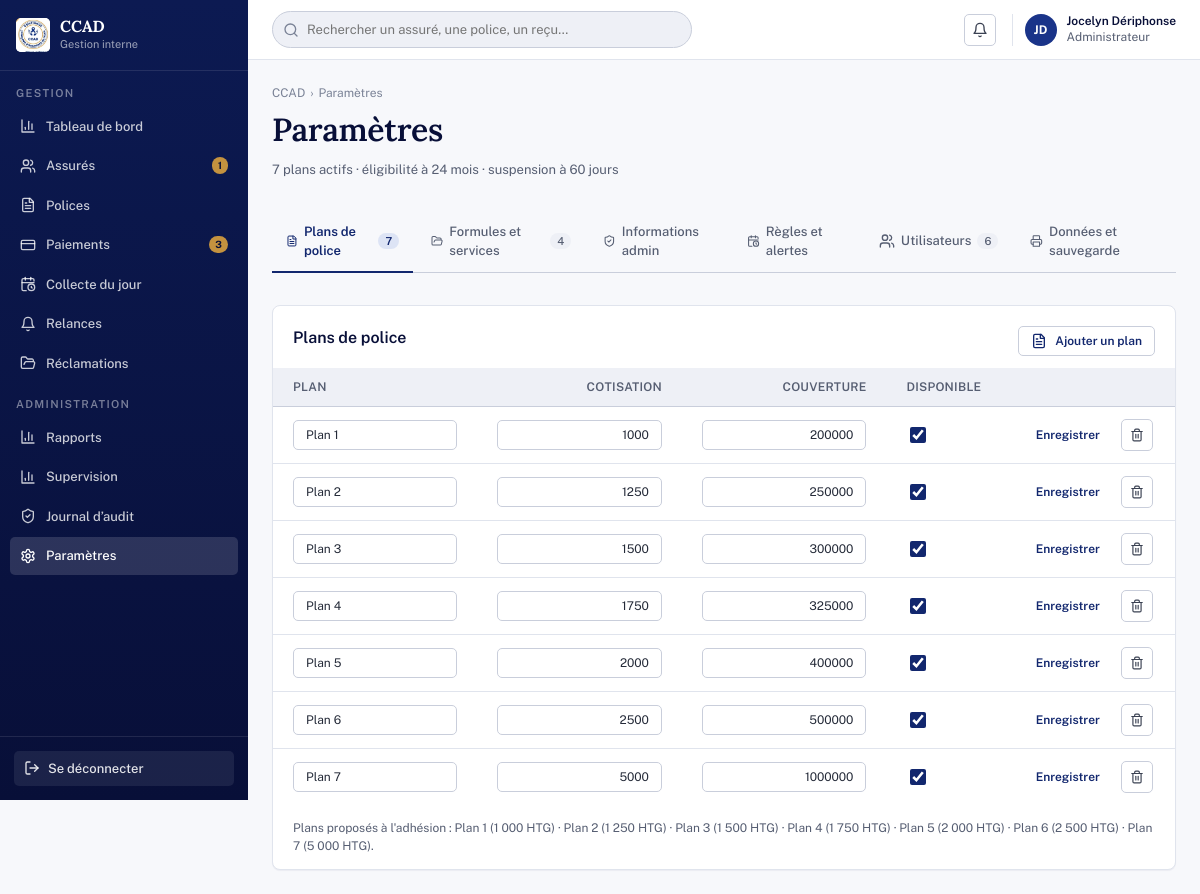
The app's page /parametres.php (signed in) with its own data.
### tables this page shows
CREATE TABLE reglages_regles (
  id                  TINYINT UNSIGNED PRIMARY KEY DEFAULT 1,
  eligibilite_mois    SMALLINT UNSIGNED NOT NULL DEFAULT 24,
  retard_jours        SMALLINT UNSIGNED NOT NULL DEFAULT 30,
  suspension_jours    SMALLINT UNSIGNED NOT NULL DEFAULT 60,
  echeance_jour       TINYINT UNSIGNED NOT NULL DEFAULT 1,
  CONSTRAINT chk_regles_single_row CHECK (id = 1)
);

CREATE TABLE plans (
  id            INT UNSIGNED AUTO_INCREMENT PRIMARY KEY,
  code          VARCHAR(20) NOT NULL UNIQUE,
  nom           VARCHAR(60) NOT NULL,
  prime         DECIMAL(12,2) NOT NULL,
  capital       DECIMAL(14,2) NOT NULL,
  actif         TINYINT(1) NOT NULL DEFAULT 1,
  ordre         INT UNSIGNED NOT NULL DEFAULT 0
);

CREATE TABLE reglages_organisation (
  id              TINYINT UNSIGNED PRIMARY KEY DEFAULT 1,
  nom             VARCHAR(200) NOT NULL,
  nif             VARCHAR(30) DEFAULT NULL,
  adresse         VARCHAR(255) DEFAULT NULL,
  telephone       VARCHAR(80) DEFAULT NULL,
  email           VARCHAR(150) DEFAULT NULL,
  site            VARCHAR(150) DEFAULT NULL,
  slogan          VARCHAR(255) DEFAULT NULL,
  frais_inscription DECIMAL(12,2) NOT NULL DEFAULT 1000,
  devise          ENUM('HTG','USD') NOT NULL DEFAULT 'HTG',
  CONSTRAINT chk_org_single_row CHECK (id = 1)
);

### config/db.php (called while the page is built, shortened)
<?php
function db(): PDO
{
    static $pdo = null;
    if ($pdo === null) {
        $dsn = 'mysql:host=' . DB_HOST . ';dbname=' . DB_NAME . ';charset=' . DB_CHARSET;
        $pdo = new PDO($dsn, DB_USER, DB_PASS, [
            PDO::ATTR_ERRMODE => PDO::ERRMODE_EXCEPTION,
            PDO::ATTR_DEFAULT_FETCH_MODE => PDO::FETCH_ASSOC,
            PDO::ATTR_EMULATE_PREPARES => false,
        ]);
    }
    return $pdo;
}

### parametres.php (the view, shortened to what this page needs)
<?php
require_once __DIR__ . '/includes/functions.php';
$devise = organisation()['devise'] ?? 'HTG';
require __DIR__ . '/includes/layout_start.php';
$tab = $_GET['tab'] ?? 'plans';
$plans = $pdo->query('SELECT * FROM plans ORDER BY ordre')->fetchAll();
$regles = $pdo->query('SELECT * FROM reglages_regles WHERE id=1')->fetch();
$activePlans = array_filter($plans, fn($p) => $p['actif']);
function ptab(string $value, string $current, string $label, string $iconName, ?int $count = null): void
{
    $cls = 'tabs__item' . ($current === $value ? ' is-active' : '');
    echo '<a class="' . $cls . '" href="parametres.php?tab=' . $value . '">' . icon($iconName, 16) . ' ' . h($label);
    if ($count !== null) echo '<span class="tabs__count">' . $count . '</span>';
    echo '</a>';
}
?>
<div class="page-header">
  <div>
    <div class="page-header__breadcrumbs"><span>CCAD</span><span>Paramètres</span></div>
    <h1 class="page-header__title">Paramètres</h1>
    <div class="page-header__meta"><?= count($activePlans) ?> plans actifs · éligibilité à <?= (int) $regles['eligibilite_mois'] ?> mois · suspension à <?= (int) $regles['suspension_jours'] ?> jours</div>
  </div>
</div>
<div class="tabs">
  <?php
    ptab('plans', $tab, 'Plans de police', 'file-text', count($plans));
  ?>
</div>
<?php if ($tab === 'plans'): ?>
<div class="card card--flush">
  <div class="card__head"><div class="card__title">Plans de police</div><div class="card__actions">
    <form method="post"><input type="hidden" name="action" value="plan_add"><button class="btn btn--secondary btn--sm" type="submit"><?= icon('file-text',16) ?> Ajouter un plan</button></form>
  </div></div>
  <div class="table-wrap"><table class="data-table">
    <thead><tr><th>Plan</th><th class="is-numeric">Cotisation</th><th class="is-numeric">Couverture</th><th>Disponible</th><th></th></tr></thead>
    <tbody>
    <?php foreach ($plans as $pl): ?>
    <tr>
        <td><input class="input input--sm" form="planForm<?= $pl['id'] ?>" name="nom" value="<?= h($pl['nom']) ?>"></td>
        <td class="is-numeric"><input class="input input--sm text-right" form="planForm<?= $pl['id'] ?>" name="prime" value="<?= (int) $pl['prime'] ?>"></td>
        <td class="is-numeric"><input class="input input--sm text-right" form="planForm<?= $pl['id'] ?>" name="capital" value="<?= (int) $pl['capital'] ?>"></td>
        <td><label class="checkbox"><input type="checkbox" form="planForm<?= $pl['id'] ?>" name="actif" value="1" <?= $pl['actif']?'checked':'' ?>></label></td>
        <td class="cluster">
          <button class="btn btn--ghost btn--sm" type="submit" form="planForm<?= $pl['id'] ?>">Enregistrer</button>
          <button class="icon-btn" type="submit" form="planDelete<?= $pl['id'] ?>"><?= icon('trash-2',14) ?></button>
        </td>
    </tr>
    <?php endforeach; ?>
    </tbody>
  </table></div>
  <div class="text-muted" style="font-size:12px;padding:14px 20px">
    <?php if ($activePlans): ?>Plans proposés à l'adhésion : <?php foreach ($activePlans as $i => $p2) { echo ($i?' · ':'') . h($p2['nom']) . ' (' . fmt_money($p2['prime'], $devise) . ')'; } ?>.
    <?php else: ?>Aucun plan actif : les formulaires d'adhésion ne proposent aucune police.<?php endif; ?>
  </div>
</div>
<?php endif; ?>
<?php require __DIR__ . '/includes/layout_end.php'; ?>

### includes/functions.php (shortened to what this page needs)
<?php
require_once __DIR__ . '/../config/db.php';
function h(?string $s): string
{
    return htmlspecialchars($s ?? '', ENT_QUOTES, 'UTF-8');
}
function fmt_money($n, ?string $devise = null): string
{
    $s = number_format((float) $n, 0, ',', ' ');
    return $devise ? $s . ' ' . $devise : $s;
}
function organisation(): array
{
    static $o = null;
    if ($o === null) {
        $o = db()->query('SELECT * FROM reglages_organisation WHERE id = 1')->fetch() ?: [];
    }
    return $o;
}
function icon(string $name, int $size = 16): string
{
    $p = $paths[$name] ?? $paths['file-text'];
    return '<svg xmlns="http://www.w3.org/2000/svg" width="' . $size . '" height="' . $size . '" viewBox="0 0 24 24" fill="none" stroke="currentColor" stroke-width="2" stroke-linecap="round" stroke-linejoin="round" class="icon" aria-hidden="true">' . $p . '</svg>';
}

### assets/css/tokens.css (style rules this page uses)
:root { --navy-050:#eef2fb; --navy-100:#dde4f5; --navy-200:#bbc8e9; --navy-300:#8298d6; --navy-400:#4c68bd; --navy-500:#2846a6; --navy-600:#1a3489; --navy-700:#12276e; --navy-800:#0c1a52; --navy-900:#080f38; --gold-100:#faf1de; --gold-200:#f2e0bf; --gold-300:#e6c692; --gold-400:#d7ab61; --gold-500:#c4923f; --gold-600:#9c7024; --gold-700:#7d5717; --grey-050:#f7f8fb; --grey-100:#eef0f6; --grey-200:#e0e4ed; --grey-300:#c9cedb; --grey-400:#a3aab9; --grey-500:#7a8296; --grey-600:#565e72; --grey-700:#3a4152; --grey-800:#242a38; --grey-900:#141821; --green-100:#dff2e8; --green-500:#248257; --green-600:#1c6b46; --red-100:#fbe1e1; --red-500:#c62c2c; --red-600:#a32020; --amber-100:#fbeed2; --amber-500:#c08009; --amber-600:#9a6408; --info-100:#dceefa; --info-500:#2277ad; --info-600:#1a5c8a; --white:#ffffff; --brand-primary:var(--navy-700); --brand-primary-hover:var(--navy-800); --brand-primary-active:var(--navy-900); --brand-accent:var(--gold-500); --brand-accent-hover:var(--gold-600); --surface-page:var(--grey-050); --surface-card:var(--white); --surface-sunken:var(--grey-100); --surface-brand:var(--navy-700); --surface-brand-soft:var(--navy-050); --surface-accent-soft:var(--gold-100); --text-heading:var(--navy-900); --text-body:var(--grey-800); --text-muted:var(--grey-600); --text-faint:var(--grey-500); --text-on-brand:var(--white); --text-on-accent:var(--navy-900); --text-link:var(--navy-600); --text-link-hover:var(--navy-800); --border-subtle:var(--grey-200); --border-default:var(--grey-300); --border-strong:var(--grey-400); --border-brand:var(--navy-600); --border-focus:var(--navy-500); --status-success-bg:var(--green-100); --status-success-fg:var(--green-600); --status-danger-bg:var(--red-100); --status-danger-fg:var(--red-600); --status-warning-bg:var(--amber-100); --status-warning-fg:var(--amber-600); --status-info-bg:var(--info-100); --status-info-fg:var(--info-600); --status-neutral-bg:var(--grey-100); --status-neutral-fg:var(--grey-600); --overlay-scrim:rgba(8,15,56,.48); --focus-ring:0 0 0 3px rgba(40,70,166,.28); --font-sans:"Public Sans",system-ui,-apple-system,"Segoe UI",sans-serif; --font-serif:"Lora",Georgia,"Times New Roman",serif; --font-mono:"JetBrains Mono",ui-monospace,"SFMono-Regular",Menlo,monospace; --font-body:var(--font-sans); --font-display:var(--font-serif); --font-numeric:var(--font-mono); --fs-micro:11px; --fs-caption:12px; --fs-body-sm:13px; --fs-body:14px; --fs-body-lg:16px; --fs-h4:16px; --fs-h3:19px; --fs-h2:24px; --fs-h1:32px; --fs-display:44px; --fw-light:300; --fw-regular:400; --fw-medium:500; --fw-semibold:600; --fw-bold:700; --fw-extrabold:800; --lh-tight:1.15; --lh-snug:1.3; --lh-normal:1.5; --lh-loose:1.65; --ls-display:-0.02em; --ls-heading:-0.01em; --ls-body:0; --ls-label:0.02em; --ls-eyebrow:0.12em; --space-0:0; --space-1:2px; --space-2:4px; --space-3:6px; --space-4:8px; --space-5:12px; --space-6:16px; --space-7:20px; --space-8:24px; --space-9:32px; --space-10:40px; --space-11:48px; --space-12:64px; --space-13:80px; --gutter-field:12px; --gutter-card:20px; --gutter-section:32px; --page-pad:24px; --radius-none:0; --radius-xs:3px; --radius-sm:5px; --radius-md:8px; --radius-lg:12px; --radius-xl:16px; --radius-pill:999px; --radius-circle:50%; --radius-control:var(--radius-sm); --radius-card:var(--radius-md); --radius-badge:var(--radius-pill); --radius-modal:var(--radius-lg); --shadow-none:none; --shadow-xs:0 1px 1px rgba(12,26,82,.05); --shadow-sm:0 1px 2px rgba(12,26,82,.07),0 1px 3px rgba(12,26,82,.05); --shadow-md:0 2px 4px rgba(12,26,82,.06),0 6px 14px rgba(12,26,82,.08); --shadow-lg:0 10px 28px rgba(12,26,82,.14); --shadow-inset:inset 0 1px 2px rgba(12,26,82,.08); --dur-instant:80ms; --dur-fast:140ms; --dur-base:200ms; --dur-slow:320ms; --ease-standard:cubic-bezier(.2,0,.2,1); --ease-out:cubic-bezier(0,0,.2,1); --ease-in:cubic-bezier(.4,0,1,1); --transition-control:background-color var(--dur-fast) var(--ease-standard),border-color var(--dur-fast) var(--ease-standard),color var(--dur-fast) var(--ease-standard),box-shadow var(--dur-fast) var(--ease-standard); --sidebar-w:248px; --sidebar-w-collapsed:64px; --topbar-h:60px; --content-max:1280px; --form-col:520px; --control-h-sm:30px; --control-h-md:38px; --control-h-lg:46px; }

### records on screen
reglages_regles: eligibilite_mois "24", suspension_jours "60"
plans: nom "Plan 1", prime "1000", capital "200000", actif "☑", prime.devise "1 000 HTG"
plans: nom "Plan 2", prime "1250", capital "250000", actif "☑", prime.devise "1 250 HTG"
plans: nom "Plan 3", prime "1500", capital "300000", actif "☑", prime.devise "1 500 HTG"
plans: nom "Plan 4", prime "1750", capital "325000", actif "☑", prime.devise "1 750 HTG"
plans: nom "Plan 5", prime "2000", capital "400000", actif "☑", prime.devise "2 000 HTG"
plans: nom "Plan 6", prime "2500", capital "500000", actif "☑", prime.devise "2 500 HTG"
plans: nom "Plan 7", prime "5000", capital "1000000", actif "☑", prime.devise "5 000 HTG"

### other values on screen
APP_NAME "CCAD"
APP_SUBTITLE "Gestion interne"
$label "Tableau de bord Assurés Polices Paiements Collecte du jour Relances Réclamations Rapports Supervision Journal d’audit Paramètres"
$badge "1 3"
$user['nom_complet'] "Jocelyn Dériphonse"
$user['role'] "Administrateur"
count($activePlans) "7"
$label "Plans de police Formules et services Informations admin Règles et alertes Utilisateurs Données et sauvegarde"
$count "7 4 6"
